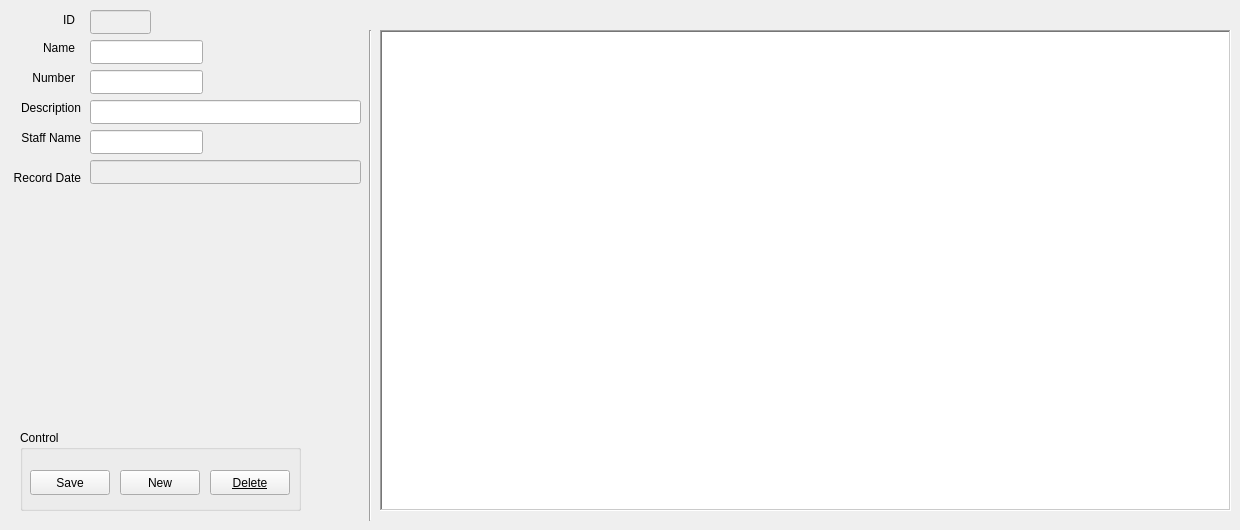
      <widget class="QWidget" name="tab_7">
       <attribute name="title">
        <string>Room</string>
       </attribute>
       <widget class="QLabel" name="label_12">
        <property name="geometry">
         <rect>
          <x>24</x>
          <y>10</y>
          <width>51</width>
          <height>20</height>
         </rect>
        </property>
        <property name="text">
         <string>ID</string>
        </property>
        <property name="alignment">
         <set>Qt::AlignRight|Qt::AlignTrailing|Qt::AlignVCenter</set>
        </property>
       </widget>
       <widget class="QLineEdit" name="lineEdit_12">
        <property name="enabled">
         <bool>false</bool>
        </property>
        <property name="geometry">
         <rect>
          <x>90</x>
          <y>10</y>
          <width>61</width>
          <height>24</height>
         </rect>
        </property>
       </widget>
       <widget class="QLineEdit" name="lineEdit_13">
        <property name="geometry">
         <rect>
          <x>90</x>
          <y>40</y>
          <width>113</width>
          <height>24</height>
         </rect>
        </property>
        <property name="maxLength">
         <number>30</number>
        </property>
       </widget>
       <widget class="QLabel" name="label_18">
        <property name="geometry">
         <rect>
          <x>20</x>
          <y>40</y>
          <width>55</width>
          <height>16</height>
         </rect>
        </property>
        <property name="text">
         <string>Name</string>
        </property>
        <property name="alignment">
         <set>Qt::AlignRight|Qt::AlignTrailing|Qt::AlignVCenter</set>
        </property>
       </widget>
       <widget class="QLabel" name="label_19">
        <property name="geometry">
         <rect>
          <x>10</x>
          <y>100</y>
          <width>71</width>
          <height>16</height>
         </rect>
        </property>
        <property name="text">
         <string>Description</string>
        </property>
        <property name="alignment">
         <set>Qt::AlignRight|Qt::AlignTrailing|Qt::AlignVCenter</set>
        </property>
       </widget>
       <widget class="QLineEdit" name="lineEdit_14">
        <property name="geometry">
         <rect>
          <x>90</x>
          <y>100</y>
          <width>271</width>
          <height>24</height>
         </rect>
        </property>
        <property name="maxLength">
         <number>50</number>
        </property>
       </widget>
       <widget class="QLabel" name="label_20">
        <property name="geometry">
         <rect>
          <x>10</x>
          <y>130</y>
          <width>71</width>
          <height>16</height>
         </rect>
        </property>
        <property name="text">
         <string>Staff Name</string>
        </property>
        <property name="alignment">
         <set>Qt::AlignRight|Qt::AlignTrailing|Qt::AlignVCenter</set>
        </property>
       </widget>
       <widget class="QLabel" name="label_21">
        <property name="geometry">
         <rect>
          <x>20</x>
          <y>70</y>
          <width>55</width>
          <height>16</height>
         </rect>
        </property>
        <property name="text">
         <string>Number</string>
        </property>
        <property name="alignment">
         <set>Qt::AlignRight|Qt::AlignTrailing|Qt::AlignVCenter</set>
        </property>
       </widget>
       <widget class="QLineEdit" name="lineEdit_16">
        <property name="geometry">
         <rect>
          <x>90</x>
          <y>70</y>
          <width>113</width>
          <height>24</height>
         </rect>
        </property>
        <property name="maxLength">
         <number>10</number>
        </property>
       </widget>
       <widget class="QLabel" name="label_22">
        <property name="geometry">
         <rect>
          <x>10</x>
          <y>170</y>
          <width>71</width>
          <height>16</height>
         </rect>
        </property>
        <property name="text">
         <string>Record Date</string>
        </property>
        <property name="alignment">
         <set>Qt::AlignRight|Qt::AlignTrailing|Qt::AlignVCenter</set>
        </property>
       </widget>
       <widget class="QLineEdit" name="lineEdit_17">
        <property name="enabled">
         <bool>false</bool>
        </property>
        <property name="geometry">
         <rect>
          <x>90</x>
          <y>160</y>
          <width>271</width>
          <height>24</height>
         </rect>
        </property>
       </widget>
       <widget class="QLineEdit" name="lineEdit_18">
        <property name="geometry">
         <rect>
          <x>90</x>
          <y>130</y>
          <width>113</width>
          <height>24</height>
         </rect>
        </property>
        <property name="maxLength">
         <number>20</number>
        </property>
       </widget>
       <widget class="QTableWidget" name="tableWidget_3">
        <property name="geometry">
         <rect>
          <x>380</x>
          <y>30</y>
          <width>851</width>
          <height>481</height>
         </rect>
        </property>
        <property name="frameShape">
         <enum>QFrame::WinPanel</enum>
        </property>
        <property name="sizeAdjustPolicy">
         <enum>QAbstractScrollArea::AdjustToContentsOnFirstShow</enum>
        </property>
        <property name="editTriggers">
         <set>QAbstractItemView::AnyKeyPressed</set>
        </property>
        <property name="alternatingRowColors">
         <bool>true</bool>
        </property>
        <property name="selectionMode">
         <enum>QAbstractItemView::SingleSelection</enum>
        </property>
        <property name="selectionBehavior">
         <enum>QAbstractItemView::SelectRows</enum>
        </property>
        <property name="sortingEnabled">
         <bool>true</bool>
        </property>
        <attribute name="verticalHeaderVisible">
         <bool>false</bool>
        </attribute>
       </widget>
       <widget class="QGroupBox" name="groupBox_7">
        <property name="geometry">
         <rect>
          <x>20</x>
          <y>430</y>
          <width>281</width>
          <height>81</height>
         </rect>
        </property>
        <property name="title">
         <string>Control</string>
        </property>
        <widget class="QPushButton" name="pushButton_20">
         <property name="geometry">
          <rect>
           <x>10</x>
           <y>40</y>
           <width>80</width>
           <height>25</height>
          </rect>
         </property>
         <property name="text">
          <string>Save</string>
         </property>
        </widget>
        <widget class="QPushButton" name="pushButton_21">
         <property name="geometry">
          <rect>
           <x>100</x>
           <y>40</y>
           <width>80</width>
           <height>25</height>
          </rect>
         </property>
         <property name="text">
          <string>New</string>
         </property>
        </widget>
        <widget class="QPushButton" name="pushButton_22">
         <property name="geometry">
          <rect>
           <x>190</x>
           <y>40</y>
           <width>80</width>
           <height>25</height>
          </rect>
         </property>
         <property name="font">
          <font>
           <underline>true</underline>
          </font>
         </property>
         <property name="text">
          <string>Delete</string>
         </property>
        </widget>
       </widget>
       <widget class="Line" name="line_6">
        <property name="geometry">
         <rect>
          <x>360</x>
          <y>30</y>
          <width>20</width>
          <height>491</height>
         </rect>
        </property>
        <property name="orientation">
         <enum>Qt::Vertical</enum>
        </property>
       </widget>
      </widget>
